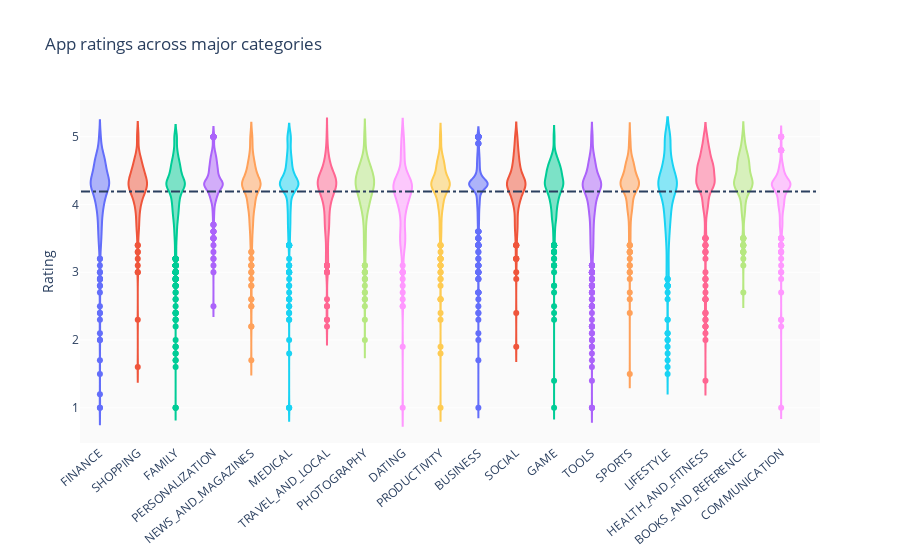

The notebook cell this image was saved under:
### Markdown cell above
### Best performing categories

### Code cell
groups = df.groupby('Category').filter(lambda x: len(x) >= 170).reset_index()
#print(type(groups.item.['BUSINESS']))
print('Average rating = ', np.nanmean(list(groups.Rating)))
#print(len(groups.loc[df.Category == 'DATING']))
c = ['hsl('+str(h)+',50%'+',50%)' for h in np.linspace(0, 720, len(set(groups.Category)))]


#df_sorted = df.groupby('Category').agg({'Rating':'median'}).reset_index().sort_values(by='Rating', ascending=False)
#print(df_sorted)

layout = {'title' : 'App ratings across major categories',
        'xaxis': {'tickangle':-40},
        'yaxis': {'title': 'Rating'},
          'plot_bgcolor': 'rgb(250,250,250)',
          'shapes': [{
              'type' :'line',
              'x0': -.5,
              'y0': np.nanmean(list(groups.Rating)),
              'x1': 19,
              'y1': np.nanmean(list(groups.Rating)),
              'line': { 'dash': 'dashdot'}
          }]
          }

data = [{
    'y': df.loc[df.Category==category]['Rating'], 
    'type':'violin',
    'name' : category,
    'showlegend':False,
    #'marker': {'color': 'Set2'},
    } for i,category in enumerate(list(set(groups.Category)))]



plotly.offline.iplot({'data': data, 'layout': layout})

### Figure 1 — Plotly figure (JSON) as saved in the notebook; plotly's stock layout.template omitted (floating-point values rounded to 4 significant figures; data arrays with more than 128 entries replaced by an {"elided": "..."} marker saying what was removed)
{"data": [{"name": "FINANCE", "showlegend": false, "type": "violin", "y": {"elided": "345 float values"}}, {"name": "SHOPPING", "showlegend": false, "type": "violin", "y": {"elided": "202 float values"}}, {"name": "FAMILY", "showlegend": false, "type": "violin", "y": {"elided": "1832 float values"}}, {"name": "PERSONALIZATION", "showlegend": false, "type": "violin", "y": {"elided": "376 float values"}}, {"name": "NEWS_AND_MAGAZINES", "showlegend": false, "type": "violin", "y": {"elided": "254 float values"}}, {"name": "MEDICAL", "showlegend": false, "type": "violin", "y": {"elided": "395 float values"}}, {"name": "TRAVEL_AND_LOCAL", "showlegend": false, "type": "violin", "y": {"elided": "219 float values"}}, {"name": "PHOTOGRAPHY", "showlegend": false, "type": "violin", "y": {"elided": "281 float values"}}, {"name": "DATING", "showlegend": false, "type": "violin", "y": {"elided": "171 float values"}}, {"name": "PRODUCTIVITY", "showlegend": false, "type": "violin", "y": {"elided": "374 float values"}}, {"name": "BUSINESS", "showlegend": false, "type": "violin", "y": {"elided": "420 float values"}}, {"name": "SOCIAL", "showlegend": false, "type": "violin", "y": {"elided": "239 float values"}}, {"name": "GAME", "showlegend": false, "type": "violin", "y": {"elided": "959 float values"}}, {"name": "TOOLS", "showlegend": false, "type": "violin", "y": {"elided": "827 float values"}}, {"name": "SPORTS", "showlegend": false, "type": "violin", "y": {"elided": "325 float values"}}, {"name": "LIFESTYLE", "showlegend": false, "type": "violin", "y": {"elided": "369 float values"}}, {"name": "HEALTH_AND_FITNESS", "showlegend": false, "type": "violin", "y": {"elided": "288 float values"}}, {"name": "BOOKS_AND_REFERENCE", "showlegend": false, "type": "violin", "y": {"elided": "222 float values"}}, {"name": "COMMUNICATION", "showlegend": false, "type": "violin", "y": {"elided": "315 float values"}}], "layout": {"plot_bgcolor": "rgb(250,250,250)", "shapes": [{"line": {"dash": "dashdot"}, "type": "line", "x0": -0.5, "x1": 19, "y0": 4.19, "y1": 4.19}], "title": {"text": "App ratings across major categories"}, "xaxis": {"tickangle": -40}, "yaxis": {"title": {"text": "Rating"}}}}
